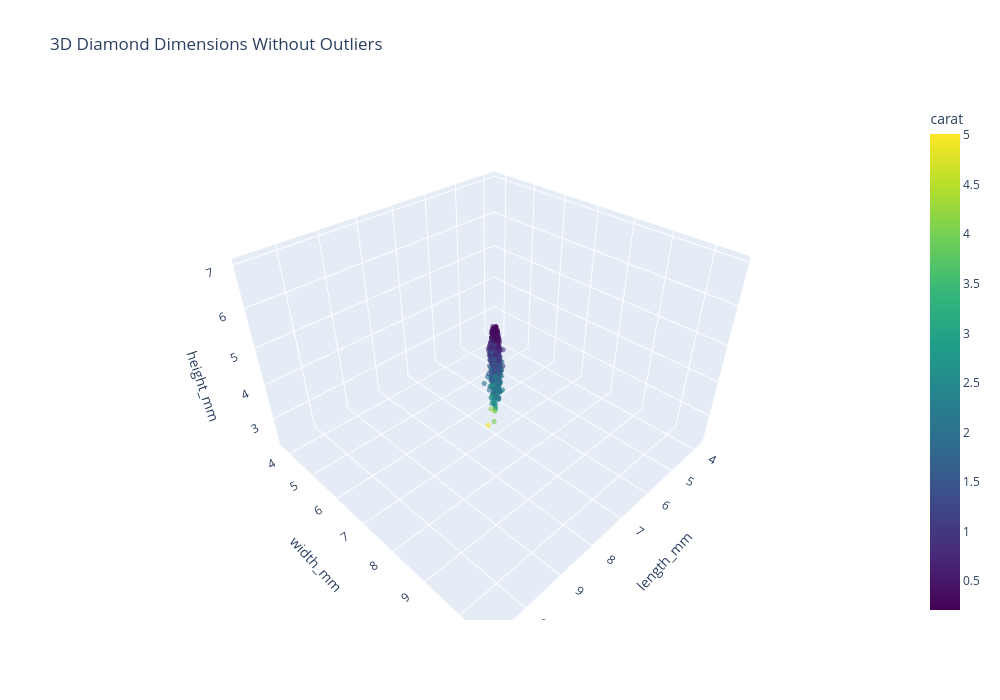

Notebook code cell kept with this figure:
### Markdown cell above
Width and length are closely aligned for the displayed diamonds. The filter retains observations whose width and length differ by at most 1 mm, so this graph describes that subset.

### Code cell
# 3D diamond dimensions without outliers

cols = ['length_mm', 'width_mm', 'height_mm']

mask = df_init['carat'] > 0

for col in cols:
    ratio = df_init[col] / np.cbrt(df_init['carat'])

    Q1 = ratio.quantile(0.25)
    Q3 = ratio.quantile(0.75)
    IQR = Q3 - Q1

    lower = Q1 - 1.5 * IQR
    upper = Q3 + 1.5 * IQR

    mask = mask & ratio.between(lower, upper)

df_filtered_3d = df_init[mask]

fig = px.scatter_3d(
    df_filtered_3d,
    x='length_mm',
    y='width_mm',
    z='height_mm',
    color='carat',
    color_continuous_scale='Viridis',
    opacity=0.6,
    title='3D Diamond Dimensions Without Outliers'
)

fig.update_traces(marker=dict(size=3))
fig.update_layout(width=1000, height=700)

fig.show()

print(f"Rows excluded: {len(df_init) - len(df_filtered_3d)}")

### Figure 1 — Plotly figure (JSON) as saved in the notebook; plotly's stock layout.template omitted (floating-point values rounded to 4 significant figures; data arrays with more than 128 entries replaced by an {"elided": "..."} marker saying what was removed)
{"data": [{"hovertemplate": "length_mm=%{x}<br>width_mm=%{y}<br>height_mm=%{z}<br>carat=%{marker.color}<extra></extra>", "legendgroup": "", "marker": {"color": {"elided": "4611 float values"}, "coloraxis": "coloraxis", "opacity": 0.6, "size": 3, "symbol": "circle"}, "mode": "markers", "name": "", "scene": "scene", "showlegend": false, "type": "scatter3d", "x": {"elided": "4611 float values"}, "y": {"elided": "4611 float values"}, "z": {"elided": "4611 float values"}}], "layout": {"coloraxis": {"colorbar": {"title": {"text": "carat"}}, "colorscale": [[0.0, "#440154"], [0.1111, "#482878"], [0.2222, "#3e4989"], [0.3333, "#31688e"], [0.4444, "#26828e"], [0.5556, "#1f9e89"], [0.6667, "#35b779"], [0.7778, "#6ece58"], [0.8889, "#b5de2b"], [1.0, "#fde725"]]}, "height": 700, "legend": {"tracegroupgap": 0}, "scene": {"domain": {"x": [0.0, 1.0], "y": [0.0, 1.0]}, "xaxis": {"title": {"text": "length_mm"}}, "yaxis": {"title": {"text": "width_mm"}}, "zaxis": {"title": {"text": "height_mm"}}}, "title": {"text": "3D Diamond Dimensions Without Outliers"}, "width": 1000}}
